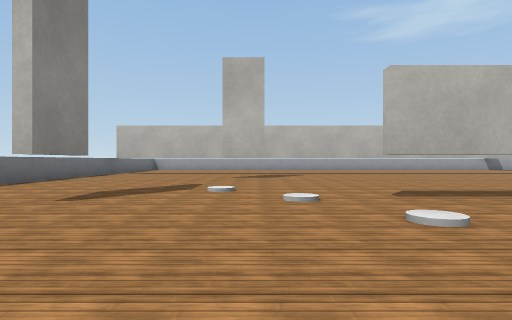
[1] (above)

16 first-person views from a walk through a robot-simulator world made for Webots. The camera is 0.44 m above the floor, looks level and sees 80° across. The floor is counted in squares, 1 m on a side. Each view is taken from the middle of a square. On the plan, view 1 faces up. The plan holds only what a view shows up to about 9 squares ahead; the rest is blank. Robots are left out. Webots' stock objects and surfaces are drawn as simple stand-ins.

[2]
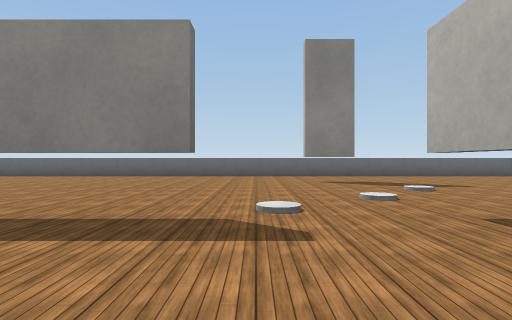

[3]
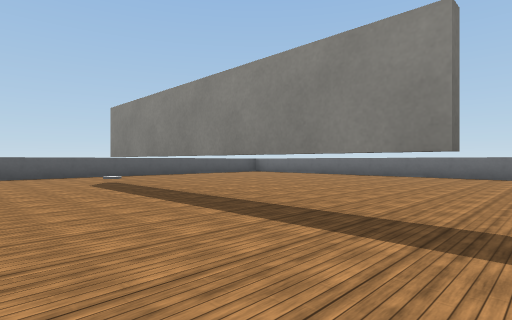

[4]
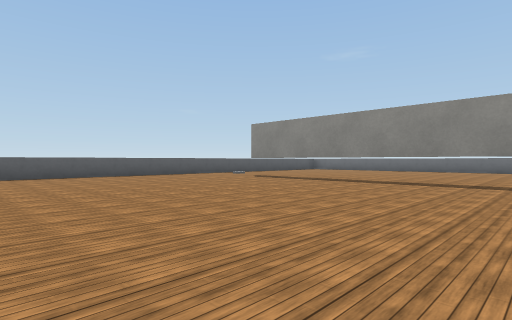

[5]
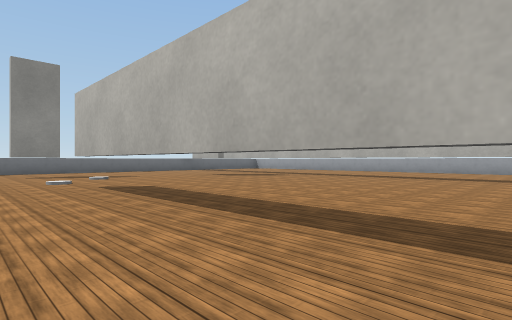

[6]
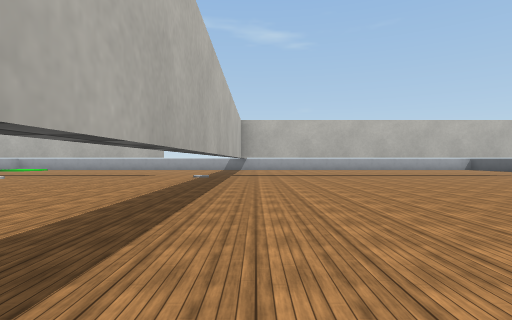

[7]
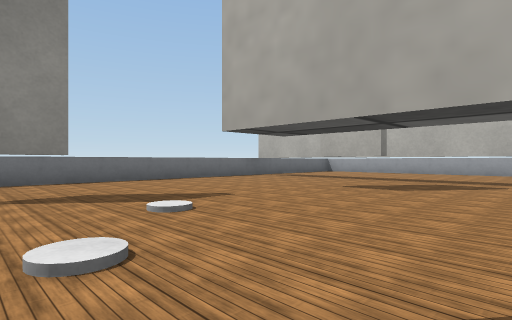

[8]
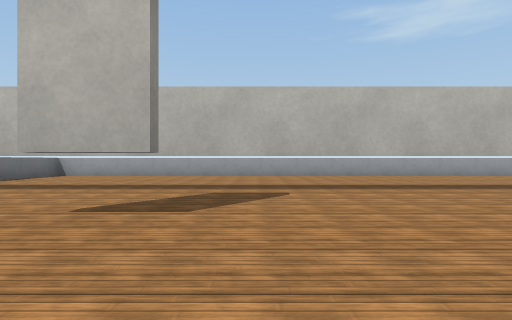

[9]
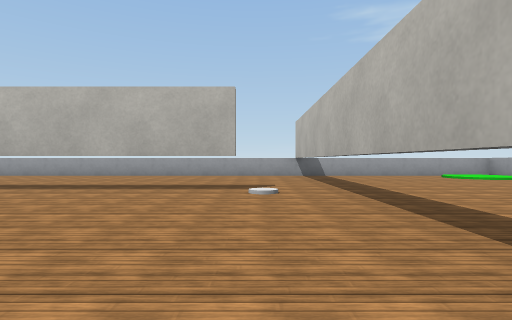

[10]
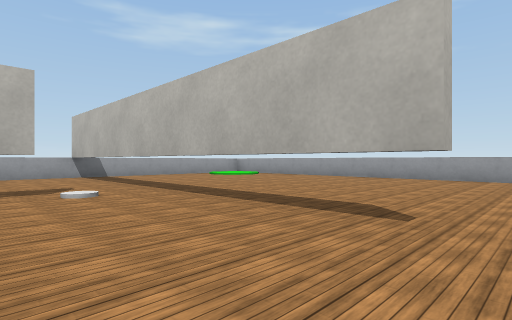

[11]
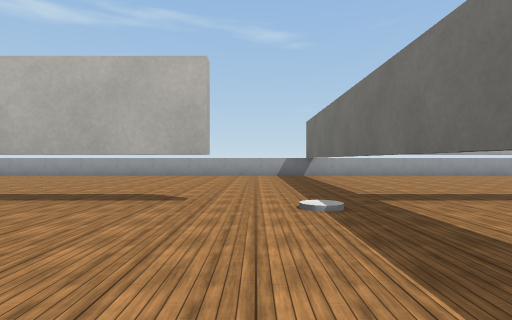

[12]
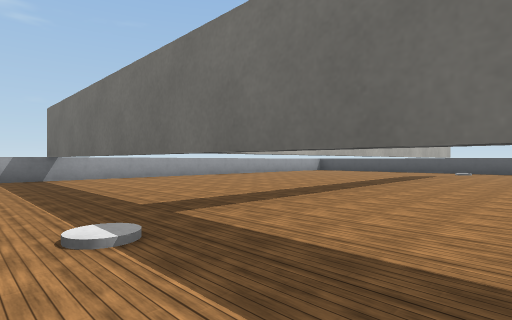

[13]
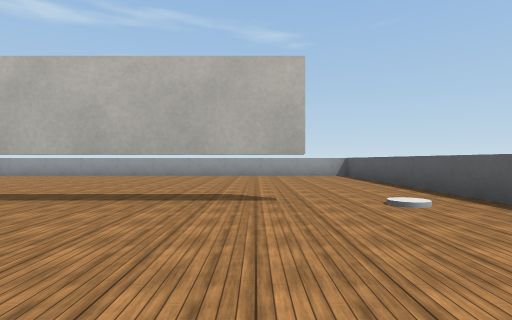

[14]
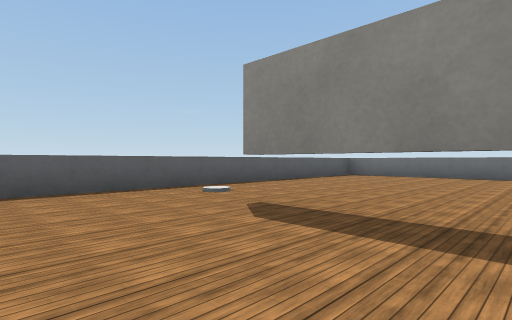

[15]
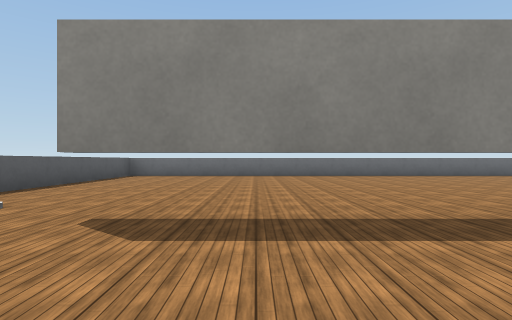

[16]
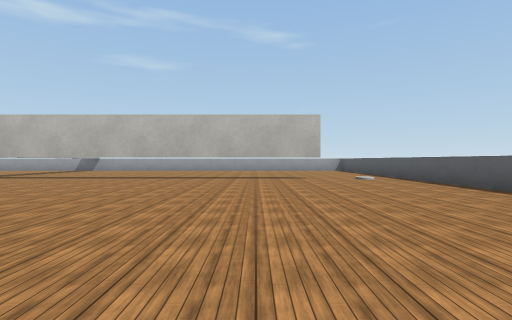

### Floor plan
Key: @ floor where view 1 was taken; # wall or solid block; . main floor; : floor 0.05 m higher than the main floor; T thing the floor can be seen under or through.
Columns run from 5 left of view 1 to 16 right of it. Each row starts with its distance up from view 1.
 14 ######################
 13 #..............#...::#
 12 #..............T...::#
 11  ..............T.....#
 10 ##TTTTTTTTTTTT.T.....#
  9 #.............:T.....#
  8 #..............T.....#
  7 #....#.........T.....#
  6 #..............T.....#
  5 #....................#
  4 #..#...########.TTTT##
  3 #..#...........T.....#
  2 #..............T.....#
  1 #......T.......T.....#
  0 #....@.T.......T.....#
 -1 #......T.......T.....#
 -2 #......T.......T.....#
 -3 #......T.......T.....#
 -4 #......T.......T.....#
 -5 #....................#
 -6 #....................#
 -7 ######################

Where each view was taken, in squares from view 1:
view 1: 0 up, 0 right, facing up
view 2: 2 up, 4 right, facing left
view 3: 2 up, 4 right, facing down-left
view 4: 2 up, 8 right, facing down-left
view 5: 2 up, 7 right, facing up-left
view 6: 3 up, 2 right, facing right
view 7: 3 up, 2 right, facing up-left
view 8: 5 up, 1 right, facing up
view 9: 5 up, 9 right, facing up
view 10: 5 up, 8 right, facing up-right
view 11: 5 up, 7 right, facing right
view 12: 5 up, 8 right, facing down-right
view 13: 4 down, 7 right, facing right
view 14: 2 down, 4 right, facing down-left
view 15: 3 down, 4 right, facing left
view 16: 3 down, 3 right, facing right
